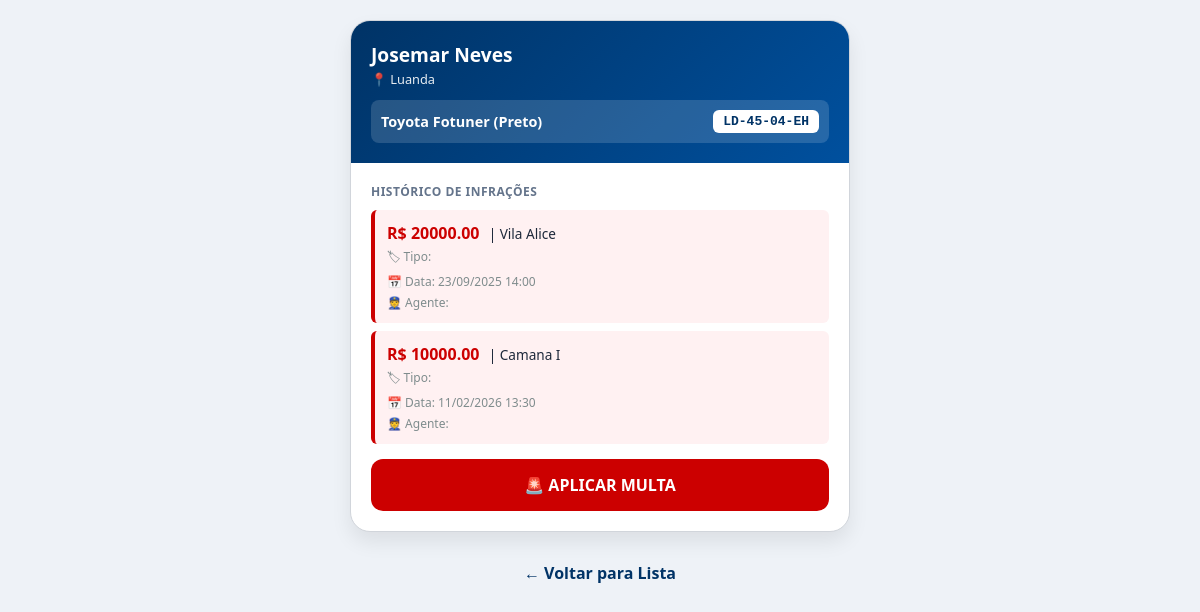
The page /list/6/ (signed in) on the database as committed earlier.
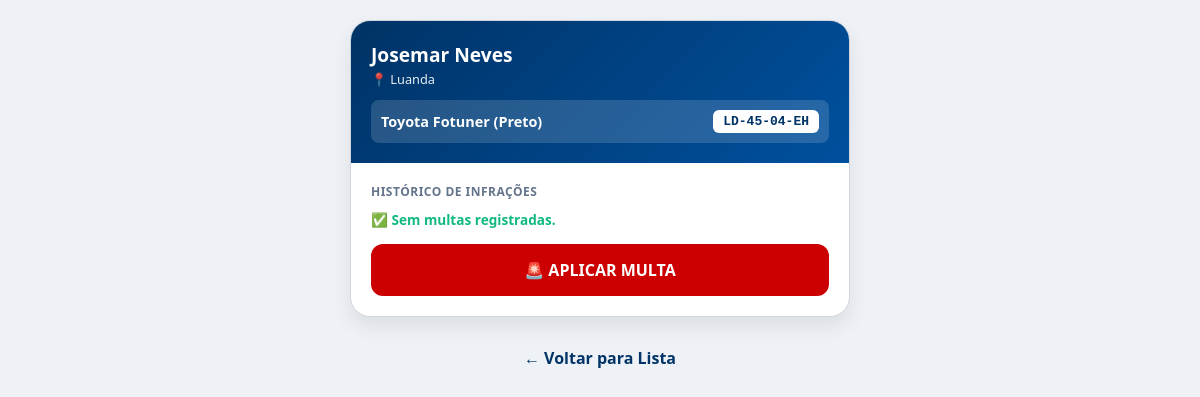
The same page on the database as committed later.
### multas/models.py (models this page shows, shortened)
class Veiculo(models.Model):
    proprietario = models.ForeignKey(Proprietario, on_delete=models.CASCADE, related_name="veiculos")
    marca = models.CharField(max_length=150)
    modelo = models.CharField(max_length=150)
    cor = models.CharField(max_length=50)
    matricula = models.CharField(max_length=150, unique=True)
    foto_frontal = models.ImageField(upload_to="fotos/", blank=True, null=True)
    foto_traseira = models.ImageField(upload_to="fotos/", blank=True, null=True)
    foto_lateralE = models.ImageField(upload_to="fotos/", blank=True, null=True)
    foto_lateralD = models.ImageField(upload_to="fotos/", blank=True, null=True)

class Proprietario(models.Model):
    nome_completo = models.CharField(max_length=150)
    cidade = models.CharField(max_length=250)
    email = models.CharField(blank=True, null=True)

class Multa(models.Model):
    veiculo = models.ForeignKey(Veiculo, on_delete=models.CASCADE, related_name="multas")
    foto = models.ImageField(upload_to="foto/", null=True, blank=True)
    valor = models.DecimalField(max_digits=10, decimal_places=2)
    localizacao = models.CharField(max_length=200)
    data = models.DateTimeField(auto_now_add=True)
    tipo = models.CharField(blank=True)
    velocidade = models.DecimalField(max_digits=10, decimal_places=2, blank=True, null=True)
    agente = models.CharField(max_length=15, blank=True)
    confirmada = models.BooleanField(default=False)  # 👈 NOVO CAMPO

### multas/views.py (the view)
# urls.py: path('list/<int:pk>/', Detail.as_view(), name='lista'),
class Detail(LoginRequiredMixin, DetailView):
    model = Veiculo
    template_name = "detail.html"
    context_object_name = "veiculo"
    login_url='login'

### multas/templates/detail.html (shortened to what this page needs)
<!DOCTYPE html>
<html lang="pt-br">
<head>
</head>
<body>
<div class="veiculo">
    <header class="card-header">
        <span class="prop-nome">{{ veiculo.proprietario.nome_completo }}</span>
        <span class="prop-cidade">📍 {{ veiculo.proprietario.cidade }}</span>
        <div class="veiculo-info-linha">
            <span class="veiculo-texto">{{ veiculo.marca }} {{ veiculo.modelo }} ({{ veiculo.cor }})</span>
            <span class="placa-pill">{{ veiculo.matricula }}</span>
        </div>
    </header>
    <div class="card-body">
        <p class="secao-titulo">Histórico de Infrações</p>
        {% for m in veiculo.multas.all %}
        <div class="multa-tag">
            <span class="multa-valor">R$ {{ m.valor }}</span>
            <span style="font-size: 0.85rem; color: #1e293b; margin-left: 5px;">| {{ m.localizacao }}</span>
            <span class="multa-meta">🏷 Tipo: {{ m.tipo }}</span>
            <span class="multa-meta">📅 Data: {{ m.data|date:"d/m/Y H:i" }}</span>
            <span class="multa-meta">👮 Agente: {{ m.agente }}</span>
        </div>
        {% empty %}
        <p style="color: #10b981; font-size: 0.85rem; font-weight: 600; margin-bottom: 10px;">✅ Sem multas registradas.</p>
        {% endfor %}
        <a href="{% url 'multar' veiculo.id %}" class="btn-multar">🚨 APLICAR MULTA</a>
    </div>
</div>
<a href="{% url 'list' %}" class="btn-voltar">← Voltar para Lista</a>
</body>
</html>

### multas/templates/detail.html (style rules this page uses)
:root { --primary-color: #003366; --accent-color: #00509e; --danger-color: #cc0000; --bg-body: #eef2f7; --card-white: #ffffff; }
* { box-sizing: border-box; margin: 0; padding: 0; }
body { font-family: 'Segoe UI', system-ui, sans-serif; background-color: var(--bg-body); padding: 20px; color: #222; }
.veiculo { background: var(--card-white); border-radius: 20px; overflow: hidden; box-shadow: 0 10px 20px rgba(0,0,0,0.08); border: 1px solid #d1d5db; margin-bottom: 30px; max-width: 500px; margin-left: auto; margin-right: auto; }
.card-header { background: linear-gradient(135deg, var(--primary-color), var(--accent-color)); padding: 20px; color: white; }
.prop-nome { font-size: 1.2rem; font-weight: 800; display: block; margin-bottom: 2px; }
.prop-cidade { font-size: 0.8rem; opacity: 0.9; display: block; margin-bottom: 12px; }
.veiculo-info-linha { background: rgba(255,255,255,0.15); padding: 10px; border-radius: 8px; display: flex; justify-content: space-between; align-items: center; }
.veiculo-texto { font-size: 0.9rem; font-weight: 600; }
.placa-pill { background: white; color: var(--primary-color); padding: 4px 10px; border-radius: 6px; font-family: monospace; font-weight: 900; }
.card-body { padding: 20px; }
.secao-titulo { font-size: 0.75rem; color: #64748b; font-weight: 800; text-transform: uppercase; margin-bottom: 10px; letter-spacing: 0.5px; }
.btn-multar { display: block; width: 100%; background: var(--danger-color); color: white; text-align: center; padding: 15px; border-radius: 12px; text-decoration: none; font-weight: 800; margin-top: 15px; transition: transform 0.2s; }
.btn-voltar { display: block; text-align: center; text-decoration: none; color: var(--primary-color); font-weight: 700; margin-top: 10px; max-width: 500px; margin-left: auto; margin-right: auto; }

Rows that differ between the two databases and show on the page:
removed Multa: valor "20000.00", localizacao "Vila Alice", data "23/09/2025 14:00"
removed Multa: valor "10000.00", localizacao "Camana I", data "11/02/2026 13:30"
Other text that changed with them:
text now shown: "✅ Sem multas registradas."
